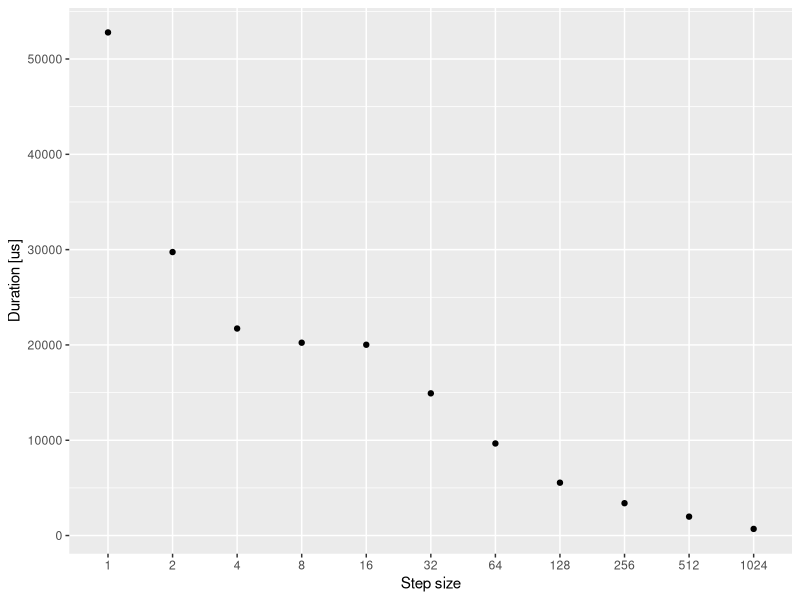

Source code (R):
## ---- chunk 1
suppressMessages(library(tidyverse))

data <- read.csv(file = "./impact-of-cache-lines.csv") %>%
  as_tibble() %>%
  mutate(step_sz = factor(step_sz)) %>%
  group_by(step_sz) %>%
  summarize(duration_us_mean = mean(duration_us), duration_us_sd = sd(duration_us))

ggplot(data) +
  geom_point(aes(x = step_sz, y = duration_us_mean)) +
  labs(x = "Step size", y = "Duration [us]")
## ---- chunk 2
knitr::kable(data %>% select(-duration_us_mean), format="markdown")
